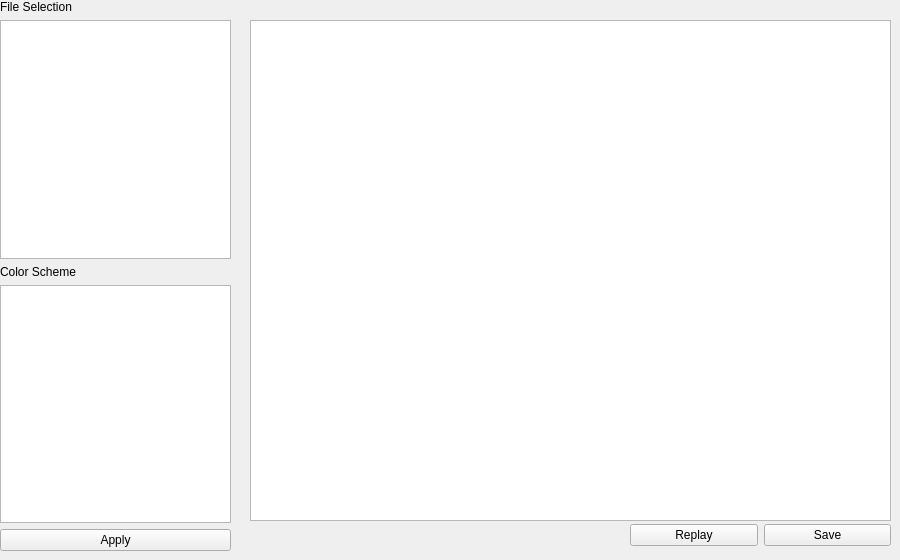
             <widget class="QWidget" name="page_11">
              <widget class="QWidget" name="verticalLayoutWidget_22">
               <property name="geometry">
                <rect>
                 <x>0</x>
                 <y>0</y>
                 <width>231</width>
                 <height>551</height>
                </rect>
               </property>
               <layout class="QVBoxLayout" name="verticalLayout_24">
                <item>
                 <widget class="QLabel" name="label_Vis_Res_fSele">
                  <property name="text">
                   <string>File Selection</string>
                  </property>
                 </widget>
                </item>
                <item>
                 <widget class="QListWidget" name="listWidget_Vis_Res_cSche_fSele">
                  <property name="selectionMode">
                   <enum>QAbstractItemView::MultiSelection</enum>
                  </property>
                 </widget>
                </item>
                <item>
                 <widget class="QLabel" name="label_Vis_Res_cSche_cSche">
                  <property name="text">
                   <string>Color Scheme</string>
                  </property>
                 </widget>
                </item>
                <item>
                 <widget class="QListWidget" name="listWidget_Vis_Res_cSche_cSche">
                  <property name="selectionMode">
                   <enum>QAbstractItemView::SingleSelection</enum>
                  </property>
                 </widget>
                </item>
                <item>
                 <widget class="QPushButton" name="pushButton_Vis_Res_cSche_Apply">
                  <property name="text">
                   <string>Apply</string>
                  </property>
                 </widget>
                </item>
               </layout>
              </widget>
              <widget class="QGraphicsView" name="graphicsView_Vis_Res_cSche_Disp">
               <property name="geometry">
                <rect>
                 <x>250</x>
                 <y>20</y>
                 <width>641</width>
                 <height>501</height>
                </rect>
               </property>
              </widget>
              <widget class="QWidget" name="horizontalLayoutWidget_25">
               <property name="geometry">
                <rect>
                 <x>630</x>
                 <y>520</y>
                 <width>261</width>
                 <height>31</height>
                </rect>
               </property>
               <layout class="QHBoxLayout" name="horizontalLayout_30">
                <item>
                 <widget class="QPushButton" name="pushButton_Vis_Res_cSche_Replay">
                  <property name="text">
                   <string>Replay</string>
                  </property>
                 </widget>
                </item>
                <item>
                 <widget class="QPushButton" name="pushButton_Vis_Res_cSche_Save">
                  <property name="text">
                   <string>Save</string>
                  </property>
                 </widget>
                </item>
               </layout>
              </widget>
             </widget>
